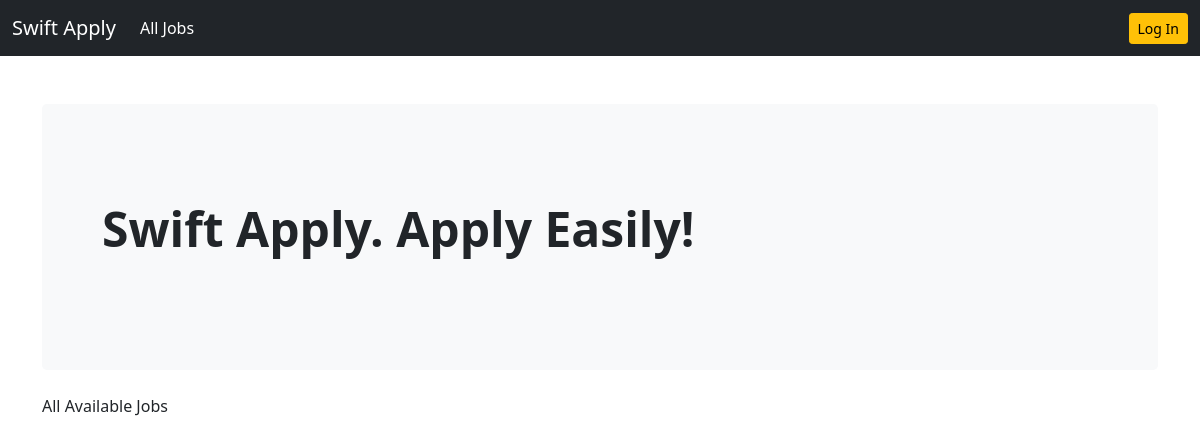
Page /job-listing/ on the earlier database version.
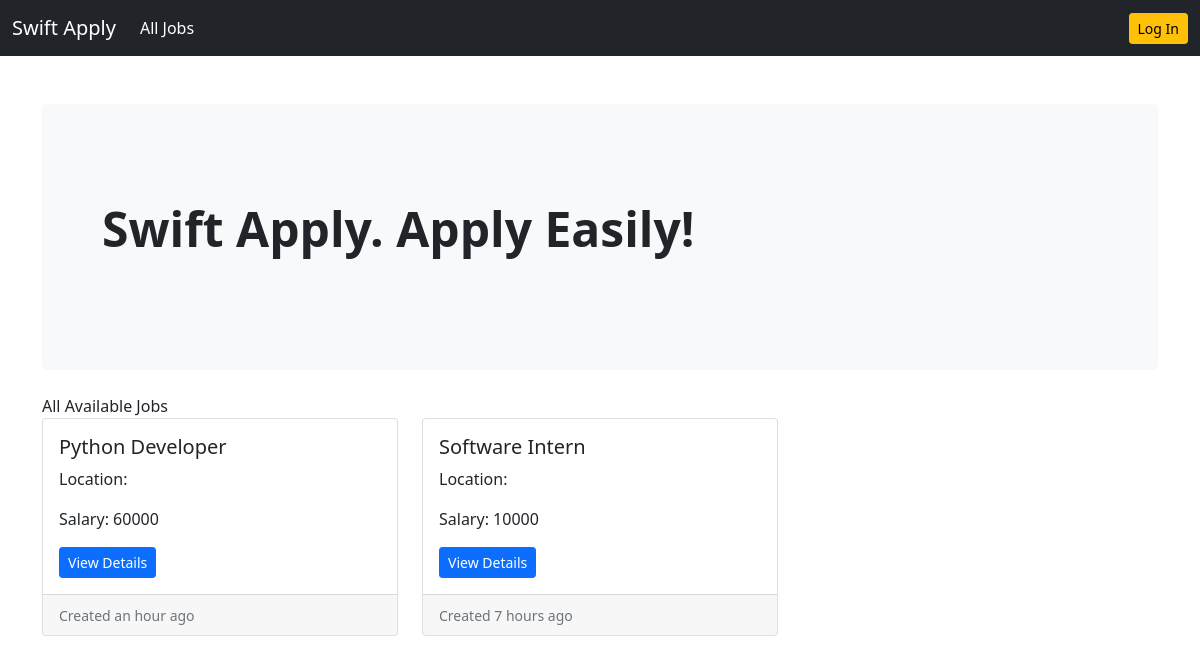
Same page on the later database version.
### job/models.py (models this page shows, shortened)
class Job(models.Model):
    job_type_choices = (
        ('Remote', 'Remote'),
        ('Onsite', 'Onsite'),
        ('Hybrid', 'Hybrid')
    )
    user = models.ForeignKey(User, on_delete=models.CASCADE)
    company = models.ForeignKey(Company, on_delete=models.CASCADE)
    title = models.CharField(max_length=100)
    requirements = models.TextField()
    ideal_candidate = models.TextField()
    salary = models.PositiveIntegerField(default=60000)
    city = models.CharField(max_length=100)
    is_available = models.BooleanField(default=True)
    timestamp = models.DateTimeField(auto_now_add=True)
    industry = models.ForeignKey(Industry, on_delete=models.DO_NOTHING, null=True, blank=True)
    state = models.ForeignKey(State, on_delete=models.DO_NOTHING, null=True, blank=True)
    job_type = models.CharField(max_length=20, choices=job_type_choices, null=True, blank=True)

### website/views.py (the view)
# urls.py: path('job-listing/', views.job_listing, name='job-listing'),
def job_listing(request):
    jobs = Job.objects.filter(is_available=True).order_by('-timestamp')
    context = {
        'jobs': jobs
    }
    return render(request, 'website/job_listing.html', context)

### templates/website/job_listing.html (shortened to what this page needs)
{% extends 'base.html' %}
{% load humanize %}
{% block content %}
<section>
    <div class="p-5 mb-4 bg-light rounded-3">
        <div class="container-fluid py-5">
            <h2 class="display-5 fw-bold">Swift Apply. Apply Easily!</h2>
        </div>
    </div>
</section>
All Available Jobs
<div class="row row-cols-1 row-cols-md-3 g-4">
    {% if jobs %}
    {% for job in jobs %}
    <div class="col">
        <div class="card h-100">
            <div class="card-body">
                <h5 class="card-title">{{job.title}}</h5>
                <p class="card-text">Location: {{job.location}}</p>
                <p class="card-text">Salary: {{job.salary}}</p>
                <a class="btn btn-primary btn-sm" href="{% url 'job-details' job.pk %}"> View Details </a>
            </div>
            <div class="card-footer">
                <small class="text-muted">Created {{job.timestamp|naturaltime}}</small>
            </div>
        </div>
    </div>
    {% endfor %}
    {% endif %}
</div>
<br>
{% endblock content %}

Differences in the rows shown:
added Job: title "Python Developer", salary "60000", timestamp "an hour ago"
added Job: title "Software Intern", salary "10000", timestamp "7 hours ago"
